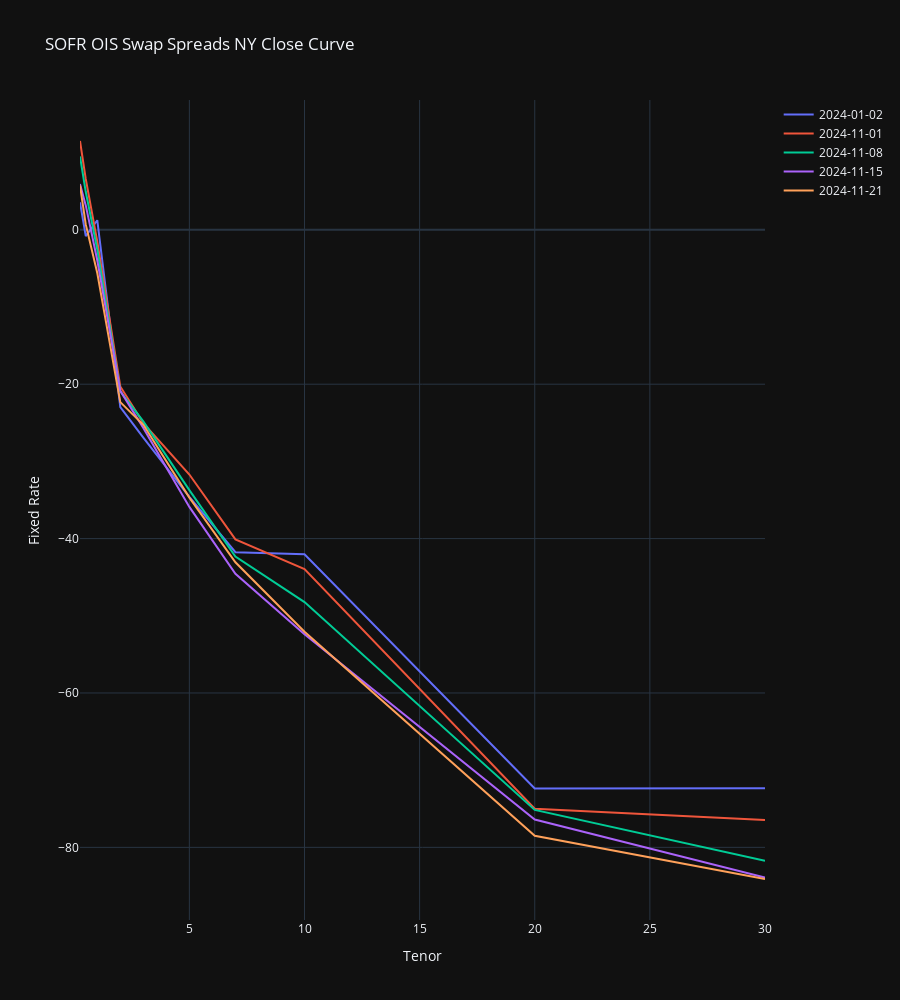

Notebook cell for this chart:
### Code cell
as_of_dates = [datetime(2024, 1, 2), datetime(2024, 11, 1), datetime(2024, 11, 8), datetime(2024, 11, 15), datetime(2024, 11, 21)]

fig = go.Figure()
for curr in as_of_dates:
    try:
        spreads_dict = swap_spread_df[swap_spread_df.index == curr].to_dict("records")[0]
        fig.add_trace(
            go.Scatter(x=[tenor_to_years(tenor) for tenor in spreads_dict.keys()], y=list(spreads_dict.values()), mode="lines", name=f"{curr.date()}")
        )
    except Exception as e:
        print(f"{curr} NOT IN DB", e)

fig.update_layout(title="SOFR OIS Swap Spreads NY Close Curve", xaxis_title="Tenor", yaxis_title="Fixed Rate", template="plotly_dark", height=1000)
fig.update_xaxes(
    showgrid=True,
    showspikes=True,
    spikecolor="white",
    spikesnap="cursor",
    spikemode="across",
)
fig.update_yaxes(showgrid=True, showspikes=True, spikecolor="white", spikesnap="cursor", spikethickness=0.5)
fig.show()

### Figure 1 — Plotly figure (JSON) as saved in the notebook; plotly's stock layout.template omitted (floating-point values rounded to 4 significant figures)
{"data": [{"mode": "lines", "name": "2024-01-02", "type": "scatter", "x": [0.25, 0.5, 1, 2, 3, 5, 7, 10, 20, 30], "y": [3.561, -0.8175, 1.242, -22.97, -26.91, -34.58, -41.76, -42.02, -72.36, -72.34]}, {"mode": "lines", "name": "2024-11-01", "type": "scatter", "x": [0.25, 0.5, 1, 2, 3, 5, 7, 10, 20, 30], "y": [11.51, 6.594, -1.515, -20.28, -25.04, -31.7, -40.1, -43.95, -75.0, -76.46]}, {"mode": "lines", "name": "2024-11-08", "type": "scatter", "x": [0.25, 0.5, 1, 2, 3, 5, 7, 10, 20, 30], "y": [9.506, 4.926, -2.54, -20.94, -24.81, -33.72, -42.33, -48.22, -75.15, -81.75]}, {"mode": "lines", "name": "2024-11-15", "type": "scatter", "x": [0.25, 0.5, 1, 2, 3, 5, 7, 10, 20, 30], "y": [5.949, 3.164, -3.94, -20.85, -25.67, -35.9, -44.56, -52.38, -76.4, -83.9]}, {"mode": "lines", "name": "2024-11-21", "type": "scatter", "x": [0.25, 0.5, 1, 2, 3, 5, 7, 10, 20, 30], "y": [5.749, 0.701, -5.601, -22.32, -25.25, -34.68, -43.07, -52.06, -78.5, -84.1]}], "layout": {"height": 1000, "title": {"text": "SOFR OIS Swap Spreads NY Close Curve"}, "xaxis": {"showgrid": true, "showspikes": true, "spikecolor": "white", "spikemode": "across", "spikesnap": "cursor", "title": {"text": "Tenor"}}, "yaxis": {"showgrid": true, "showspikes": true, "spikecolor": "white", "spikesnap": "cursor", "spikethickness": 0.5, "title": {"text": "Fixed Rate"}}}}
